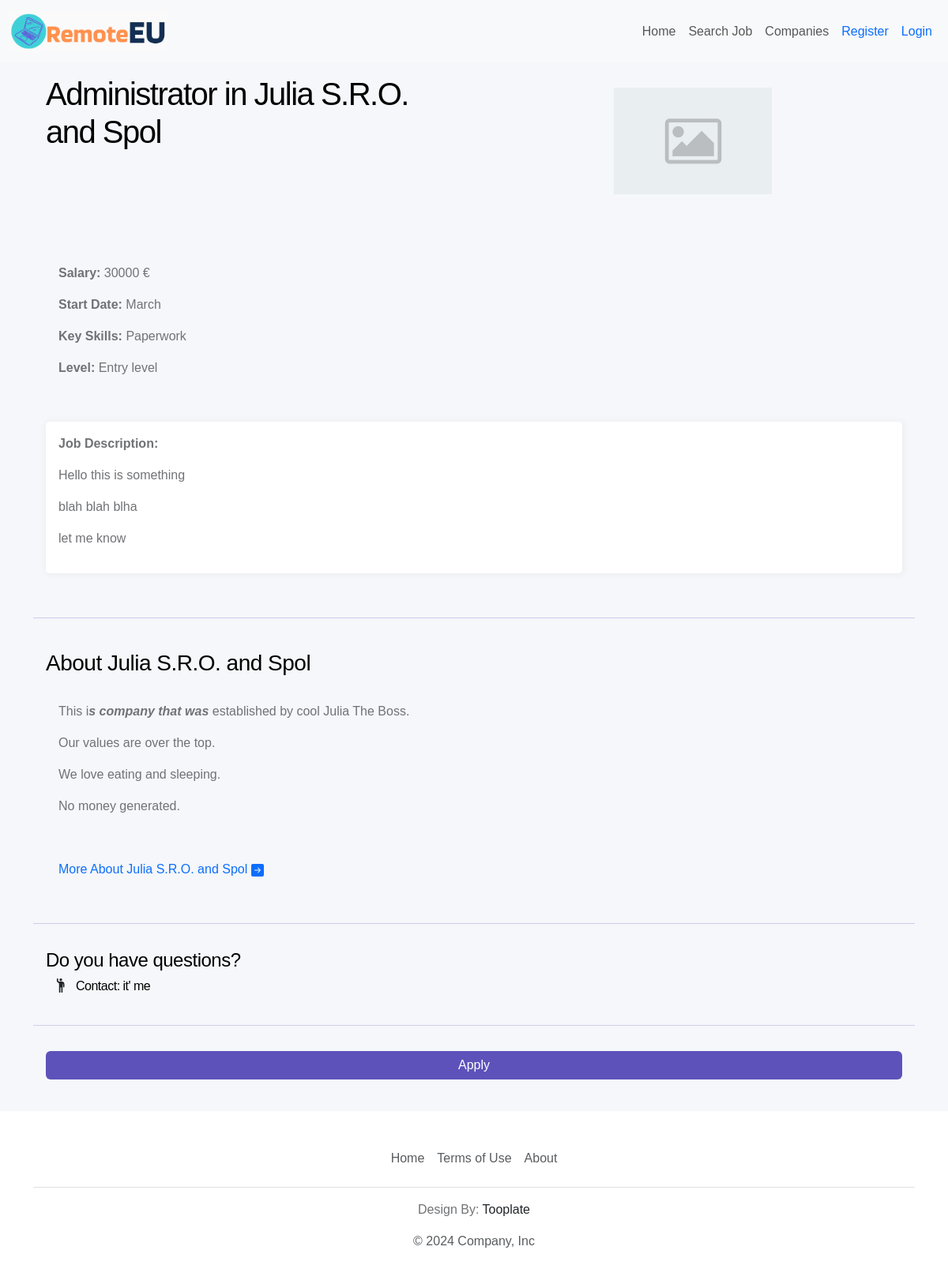
The page /company/5/juliasroandspol/job/12 on the database its author committed.
### tables.py (models this page shows, shortened)
class Job(db.Model):
    id: Mapped[int] = mapped_column(Integer, primary_key=True)
    role: Mapped[str] = mapped_column(String(100))
    salary: Mapped[int] = mapped_column(Integer)
    start_date: Mapped[str] = mapped_column(String(100))
    job_type: Mapped[str] = mapped_column(String(100))
    category: Mapped[str] = mapped_column(String(100))
    skills: Mapped[str] = mapped_column(String(1000))
    level: Mapped[str] = mapped_column(String(100))
    job_info: Mapped[str] = mapped_column(String(2000))
    contact: Mapped[str] = mapped_column(String(100))
    active: Mapped[bool] = mapped_column(Boolean())
    time_publish: Mapped[datetime.datetime] = mapped_column(
        DateTime(timezone=True), server_default=func.now())
    user_id: Mapped[int] = mapped_column(Integer, ForeignKey(User.id))
    company_id: Mapped[int] = mapped_column(Integer, ForeignKey(Company.id))

class Company(db.Model):
    id: Mapped[int] = mapped_column(Integer, primary_key=True)
    name: Mapped[str] = mapped_column(String(100))
    name_slug: Mapped[str] = mapped_column(String(100))
    url: Mapped[str] = mapped_column(String(300))
    industry: Mapped[str] = mapped_column(String(100))
    about: Mapped[str] = mapped_column(String(1000))
    contact: Mapped[str] = mapped_column(String(100))
    num_of_jobs: Mapped[int] = mapped_column(Integer)
    num_of_hidden_jobs: Mapped[int] = mapped_column(Integer)
    address: Mapped[str] = mapped_column(String(100))
    administrator_id: Mapped[int] = mapped_column(Integer)

### main.py (the view)
@app.route('/company/<int:comp_id>/<name>/job/<int:job_id>')
def job(comp_id, name, job_id):
    company = Company.query.filter_by(id=comp_id).first()
    company_jobs = Job.query.filter_by(company_id=company.id).all()
    job = Job.query.filter_by(id=job_id).first()
    print(job.time_publish)
    return render_template('job.html',
                           company=company,
                           job=job,
                           logged_in = current_user.is_authenticated)

### templates/job.html (shortened to what this page needs)
{% extends "base.html" %} {% block content %}
<section id="job-listing-page">
    <div class="container">
        <div class="row p-3">
            <div class="col-lg-6 col-sm-12">
                <h1>{{ job.role }} in {{ company.name }}</h>
            </div>
            <div class="col-lg-6 col-sm-12 d-flex justify-content-center aligh-items-center p-3">
                <img src="/static/images/placeholder-image.jpg" width="200px">
            </div>
        </div>
        <div class="row p-3">
            <div class="col-12">
                <div class="p-3 my-4">
                    <p><b>Salary: </b>{{ job.salary }} €</p>
                    <p><b>Start Date: </b>{{ job.start_date }}</p>
                    <p><b>Key Skills: </b>{{ job.skills }}</p>
                    <p><b>Level: </b>{{ job.level }}</p>
                </div>
                <div class="white-div shadow-light p-3 my-4">
                    <p><b>Job Description:</b></p>
                    {{ job.job_info|safe }}
                </div>
            </div>
        </div>
        <hr class="line">
        <div class="row p-3">
            <div class="col-12 my-2 job-description">
                <h3 class="mb-3">About {{ company.name }}</h3>
                <div class="p-3 my-2">
                    {{ company.about|safe }}
                </div>
                <div class="p-3">
                    <a href="{{ url_for('company', comp_id=company.id, name=company.name_slug) }}" class="text-decoration-none">
                        More About {{ company.name }}
                    </a>
                </div>
            </div>
        </div>
        <hr class="line">
        <div class="row p-3">
            <div>
                <h4>Do you have questions?</h4>
                <div class="d-flex">
                    <h6>Contact: {{ job.contact }}</h6>
                </div>
            </div>
        </div>
        <hr class="line">
        <div class="row p-3">
            <div class="col">
                <a class="btn primary-btn form-control" href="{{ url_for('apply', job_id=job.id) }}">Apply</a>
            </div>
        </div>
    </div>
</section>
{% endblock %}

### static/css/styles.css (style rules this page uses)
:root { --white-color: #ffffff; --primary-color: #5d52ba; --secondary-color: #0dcaf0; --section-bg-color: #f0f8ff; --section-bg-color2: #f5f7fa; --custom-btn-bg-color: #f65129; --social-icon-link-bg-color: #7f73eb; --dark-color: #000000; --p-color: #717275; --border-color: #e9eaeb; --body-font-family: 'League Spartan', sans-serif; }
body { background-color: var(--white-color); font-family: var(--body-font-family); }
h1, h2, h3, h4, h5, h6 { color: var(--dark-color); font-weight: var(--font-weight-semibold); letter-spacing: -0.5px; }
h1, h2 { letter-spacing: -1.5px; }
p { color: var(--p-color); font-size: var(--p-font-size); font-weight: var(--font-weight-light); }
a { text-decoration: none; }
section { background-color: var(--section-bg-color2); }
.primary-btn { background: var(--primary-color); border: none; color: var(--white-color); font-size: var(--p-font-size); font-weight: var(--font-weight-normal); transition: all 0.3s; margin-bottom: 24px; }
.white-div { background: var(--white-color); border-radius: 5px; }
.shadow-light { -webkit-box-shadow: 1px 1px 10px 0px rgba(217,217,217,0.4); -moz-box-shadow: 1px 1px 10px 0px rgba(217,217,217,0.4); box-shadow: 1px 1px 10px 0px rgba(217,217,217,0.4); }
.line { height: 1px; color: var(--primary-color) }
.job-description { font-style: var(--body-font-family) !important; }

### rows shown on the page
Job: role "Administrator", salary "30000", start_date "March", skills "Paperwork", level "Entry level", job_info "Hello this is something blah blah blha let me know", contact "it' me"
Company: name "Julia S.R.O. and Spol", about "This i s company that was established by cool Julia The Boss. Our values are over the top. We love eating and sleeping. No money generated."
